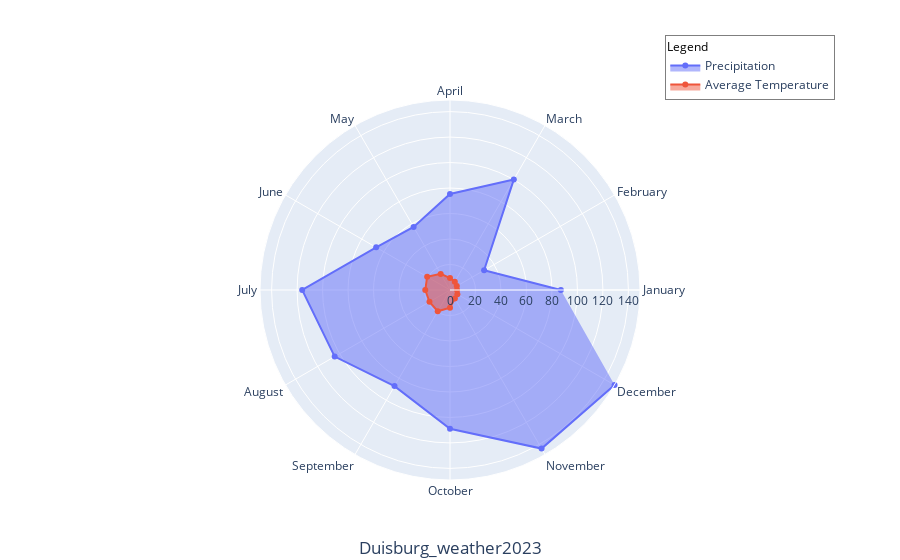

Here is the notebook cell this chart was saved with:
### Code cell
# Setting up the radar chart layout
fig.update_layout(
    polar=dict(
        angularaxis=dict(
            ticktext=categories,
            tickvals=list(range(len(categories))),
        ),
        radialaxis=dict(
            visible=True,
            range=[0, max(max(month_prcp), max(month_tavg))]
        )
    ),
    showlegend=True,
    legend=dict(
        #x=1,
        #y=0,
        xanchor='right',
        yanchor='bottom',
        bordercolor="Black",
        borderwidth=0.5,
        title=dict(
            text="Legend",
            font=dict(
                size=12,
                color="Black"
            )
        )
    ),
    title=dict(
        text="Duisburg_weather2023",
        y=0.01,  # Set the title's y position closer to the bottom
        x=0.5,
        xanchor='center',
        yanchor='bottom'
    )
)

### Figure 1 — Plotly figure (JSON) as saved in the notebook; plotly's stock layout.template omitted (floating-point values rounded to 4 significant figures)
{"data": [{"fill": "toself", "hovertemplate": "Month: %{theta}<br>Precipitation: %{r}mm<br>", "name": "Precipitation", "r": [87.0, 30.9, 100.2, 75.4, 57.1, 66.9, 116.0, 104.5, 87.1, 108.9, 143.7, 149.1], "theta": ["January", "February", "March", "April", "May", "June", "July", "August", "September", "October", "November", "December"], "type": "scatterpolar"}, {"customdata": [[5.53], [6.18], [7.58], [9.39], [14.61], [20.7], [19.41], [18.6], [19.25], [13.86], [7.64], [6.7]], "fill": "toself", "hovertemplate": "month: %{theta}<br>Temperature: %{customdata[0]}°C", "name": "Average Temperature", "r": [5.53, 6.18, 7.58, 9.39, 14.61, 20.7, 19.41, 18.6, 19.25, 13.86, 7.64, 6.7], "theta": ["January", "February", "March", "April", "May", "June", "July", "August", "September", "October", "November", "December"], "type": "scatterpolar"}], "layout": {"polar": {"angularaxis": {"ticktext": ["January", "February", "March", "April", "May", "June", "July", "August", "September", "October", "November", "December"], "tickvals": [0, 1, 2, 3, 4, 5, 6, 7, 8, 9, 10, 11]}, "radialaxis": {"visible": true, "range": [0, 149.1]}}, "legend": {"title": {"font": {"size": 12, "color": "Black"}, "text": "Legend"}, "xanchor": "right", "yanchor": "bottom", "bordercolor": "Black", "borderwidth": 0.5}, "title": {"text": "Duisburg_weather2023", "y": 0.01, "x": 0.5, "xanchor": "center", "yanchor": "bottom"}, "showlegend": true}}
